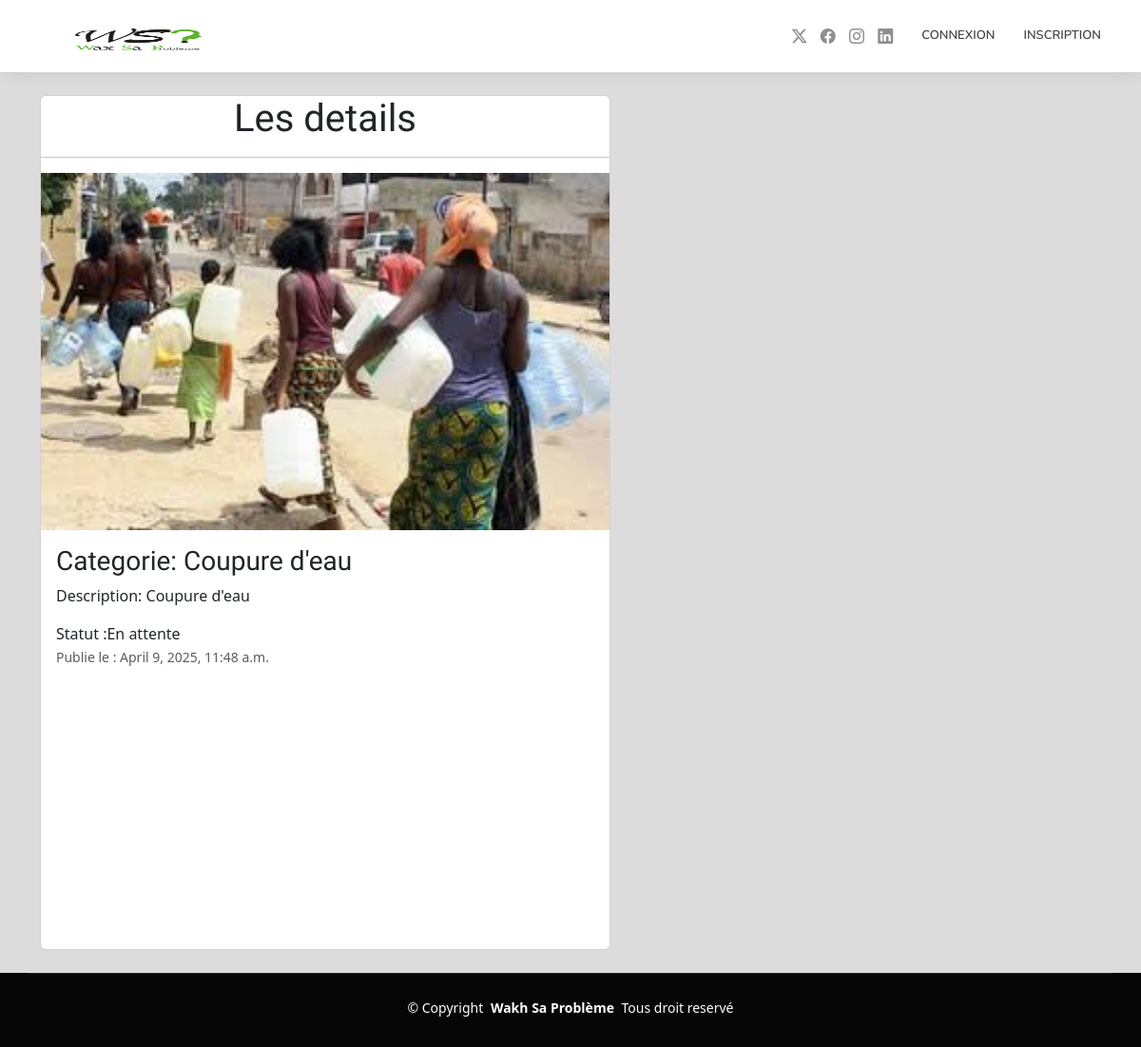
The app's page /details/2, older data.
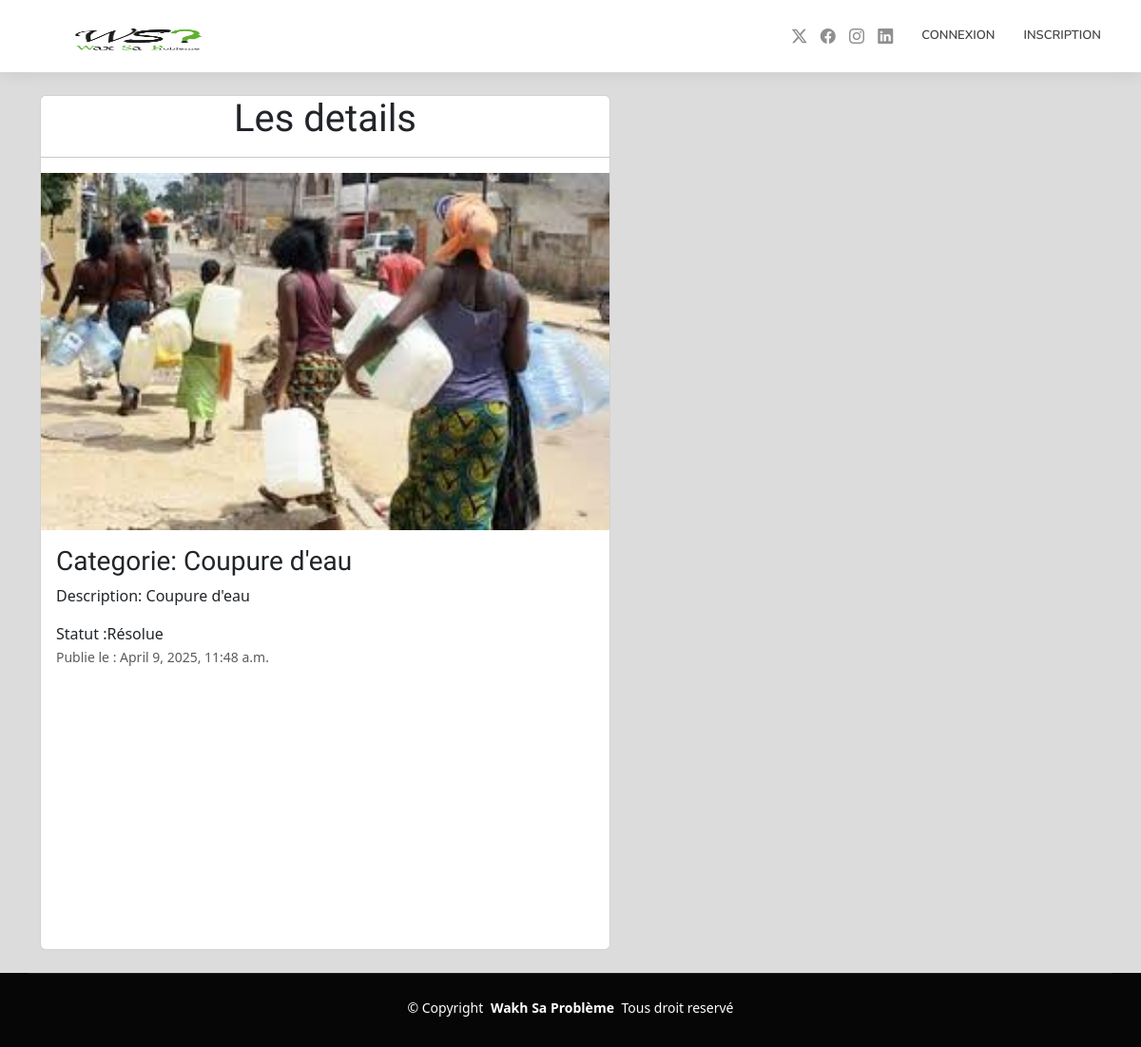
The same page, newer data.
### plainte/models.py (models this page shows, shortened)
class Plainte(models.Model):
    STATUT = [('En attente', 'En attente'),('En cours', 'En cours'),('Résolue', 'Résolue')]
    CATEGORIES = [('Route endommagée', 'Route endommagée'),('Coupure d\'eau', 'Coupure d\'eau'),('Problème d\'électricité', 'Problème d\'électricité'),('autre', 'Autre')]
    LOCALITER=[('Dakar','Dakar'),('Thies','Thies'),('Mbour','Mbour'),('Saint-louis','Saint-louis'),('Sedhiou','Sedhiou'),('Tambacounda','Tambacounda'),('Louga','Louga')]
    citoyen = models.ForeignKey(User, on_delete=models.CASCADE)
    categorie = models.CharField(max_length=50, choices=CATEGORIES, null=True)
    Localiter= models.CharField(max_length=40, choices=LOCALITER, null=False)
    image=models.ImageField(upload_to='media/', blank=True, null=True)
    description = models.TextField()
    statut = models.CharField(max_length=20, choices=STATUT, default='En attente')
    date_creation = models.DateTimeField(auto_now_add=True)

### plainte/views.py (the view)
# urls.py: path("details/<int:id>", details, name='details'),
def details(request, id):
    plaintes = Plainte.objects.get(id=id)
    return render(request, 'details.html', {'plaintes': plaintes})

### plainte/templates/details.html (shortened to what this page needs)
{% extends 'base.html' %}
{% block content %}
<!DOCTYPE html>
<html lang="en">
<head>
    <link href="https://cdn.jsdelivr.net/npm/bootstrap@5.3.3/dist/css/bootstrap.min.css" rel="stylesheet">
</head>
<body>
    <div class="card mb-30 " style="width: 600px; height: 900px;">
        <div class="text-center">
            <h1>Les details </h1>
            <hr>
        </div>
        {% if plaintes.image %}
            <img src="{{ plaintes.image.url }}" alt="Image de la plainte" style="max-width: 100%;">
        {% else %}
            <p>Aucune image disponible</p>
        {% endif %}
        <div class="card-body">
          <h3 class="card-title">Categorie: {{ plaintes.categorie }}</h3>
          <p class="card-text">Description: {{ plaintes.description }}</p>
          <span class="card-text">Statut :{{ plaintes.statut }}</span>
          <p class="card-text"><small class="text-body-secondary">Publie le : {{ plaintes.date_creation }}</small></p>
        </div>
    </div>
</body>
</html>
{% endblock %}

Row changes from the older to the newer data that the page shows:
changed Plainte "Coupure d'eau": statut "En attente" → "Résolue"
